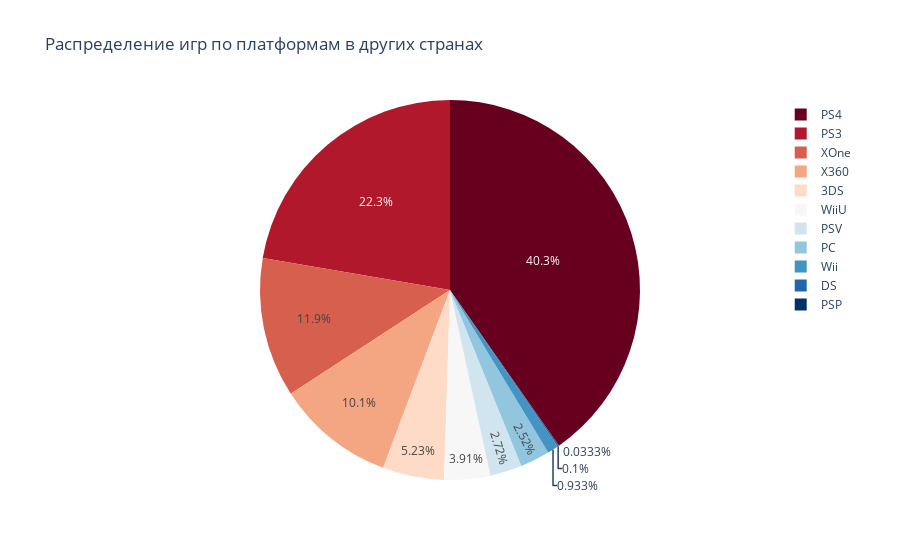

The notebook cell saved with this chart:
### Markdown cell above
### Портрет пользователя в остальных странах:

### Code cell
fig = px.pie(df, values='other_sales', names='platform', color_discrete_sequence=px.colors.sequential.RdBu,
             title='Распределение игр по платформам в других странах')
fig.show()

### Figure 1 — Plotly figure (JSON) as saved in the notebook; plotly's stock layout.template omitted (floating-point values rounded to 4 significant figures; data arrays with more than 128 entries replaced by an {"elided": "..."} marker saying what was removed)
{"data": [{"domain": {"x": [0, 1], "y": [0, 1]}, "hovertemplate": "platform=%{label}<br>other_sales=%{value}<extra></extra>", "labels": {"elided": "2237 str values"}, "legendgroup": "", "name": "", "showlegend": true, "type": "pie", "values": {"elided": "2237 float values"}}], "layout": {"legend": {"tracegroupgap": 0}, "piecolorway": ["rgb(103,0,31)", "rgb(178,24,43)", "rgb(214,96,77)", "rgb(244,165,130)", "rgb(253,219,199)", "rgb(247,247,247)", "rgb(209,229,240)", "rgb(146,197,222)", "rgb(67,147,195)", "rgb(33,102,172)", "rgb(5,48,97)"], "title": {"text": "Распределение игр по платформам в других странах"}}}
